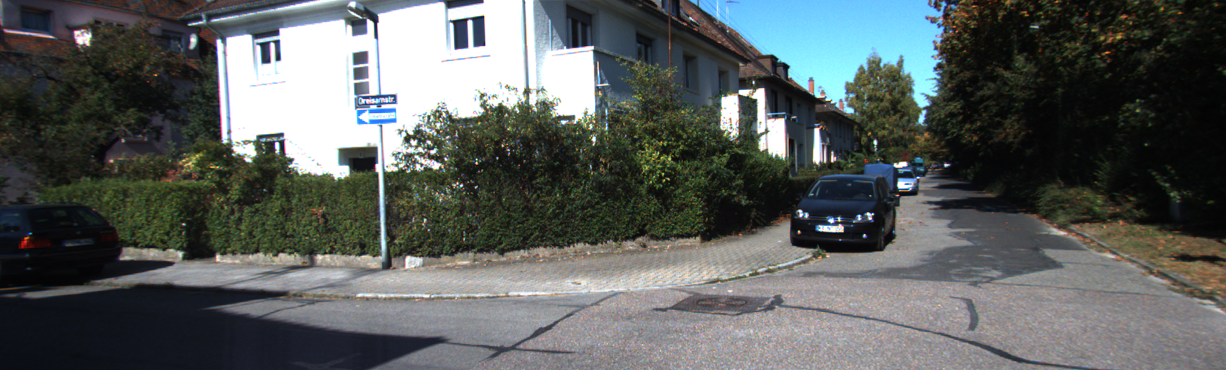
#> input picture img2/0000000460.png, 1226 x 370 px, found by its file name; its folder holds 4 pictures in this run
$ jupyter execute --allow-errors StereoSLAM.ipynb
#> lines starting #> are read from the running program, lines starting #| are printed output that depends on the picture; pictures that were not available may be replaced by others from this repository, and a replacement may not be noted
[cell 1]
import cv2
import numpy as np
import matplotlib.pyplot as plt
import open3d as o3d
import os

[cell 2]
window_size = 5
min_disp = -39
num_disp = 144

[cell 3]
def get_disparity(img_l, img_r, stereo):
    return stereo.compute(img_l,img_r).astype(np.float32)/64.0

[cell 4]
left = os.listdir('../data/img2')
right = os.listdir('../data/img3')

left = np.sort(left)
right = np.sort(right)

data = []

#> (the rest of this cell did not finish here and is left out)

[cell 5]
def show_images(img1, img2, img3=None, disparity=False, debug=False, num_disparity=0, val=0, uniquenessRatio=0):

    if not disparity:
        fig, (ax1, ax2) = plt.subplots(1, 2)
        fig.suptitle(f"{i}th Stereo Pair")
        ax1.imshow(img1)
        ax2.imshow(img2)
        plt.show()
    else:
        fig, (ax1, ax2, ax3) = plt.subplots(1, 3, figsize=(15,2.5))

        if debug:
            fig.suptitle(f"Stereo Pair #{i} with {num_disparity} num_disparity, {val} blockSize, {uniquenessRatio} uniquenessRatio")
        else:
            fig.suptitle(f"Stereo Pair #{i}")

        ax1.imshow(img1)
        ax2.imshow(img3, cmap="gray")
        ax3.imshow(img2)
        plt.show()

[cell 6]
disparities = []

for i, (imgL, imgR) in enumerate(data):
    print(imgL, imgR, i)
    img1 = cv2.imread(imgL)
#> img1 is the input picture: shape (370, 1226, 3); mean B, G, R 93.1, 94.7, 90.2
    img2 = cv2.imread(imgR)

    img1 = cv2.cvtColor(img1,cv2.COLOR_BGR2RGB)
    img2 = cv2.cvtColor(img2,cv2.COLOR_BGR2RGB)

    stereo = cv2.StereoSGBM_create(
           minDisparity = min_disp,
           numDisparities = num_disp,
           blockSize = 5,
           P1 = 8*3*window_size**2,
           P2 = 32*3*window_size**2,
           disp12MaxDiff = 1,
           uniquenessRatio = 10,
           speckleWindowSize = 100,
           speckleRange = 32,
           preFilterCap=63
       )

    disparity = (get_disparity(img1, img2, stereo) - min_disp)/num_disp
#> in get_disparity, `return stereo.compute(img_l,img_r).astype(np.float32)/64.0`:
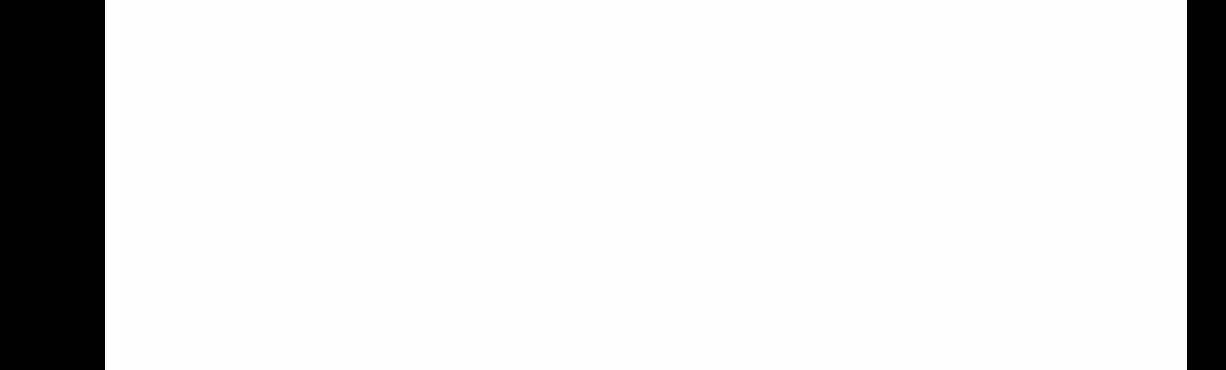
#> returned value: shape (370, 1226) float32; min -10, max 0.0312, mean -1.17; drawn with min black and max white
    disparities.append(disparity)

    show_images(img1, img2, disparity, True, False)
#> in show_images, `plt.show()`:
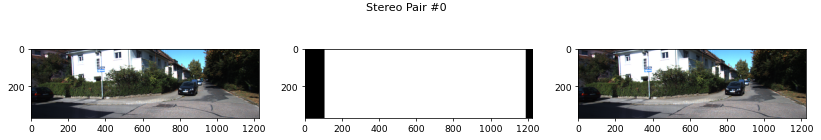
#> figure drawn by matplotlib, 3 panels
#| 0

[cell 7]
K = np.array([[7.070912e+02, 0.000000e+00, 6.018873e+02,],[0.000000e+00, 7.070912e+02, 1.831104e+02],[0.000000e+00, 0.000000e+00, 1.000000e+00]])
baseline = 0.53790448812

[cell 8]
def calculate_Q(K,baseline,img):
#> called with K = array of shape (3, 3), baseline = 0.538
    f = K[0][0]
    h, w = img.shape
#> h = 370; w = 1226
    Q = np.zeros((4,4), dtype='float32')
    Q[0,0], Q[1,1] = 1, -1
    Q[0,-1], Q[1,-1], Q[2,-1] = -0.5*w, 0.5*h, f
    Q[-1,2] = 1/baseline
    return Q

[cell 9]
points3d = []

for i in range(len(disparities)):
    print(i)
    disp_img = disparities[i]
    Q = calculate_Q(K,baseline,disp_img)
#> Q = [[1, 0, 0, -613], [0, -1, 0, 185], [0, 0, 0, 707.1], [0, 0, 1.86, 0]]

    points = cv2.reprojectImageTo3D(disp_img, Q)
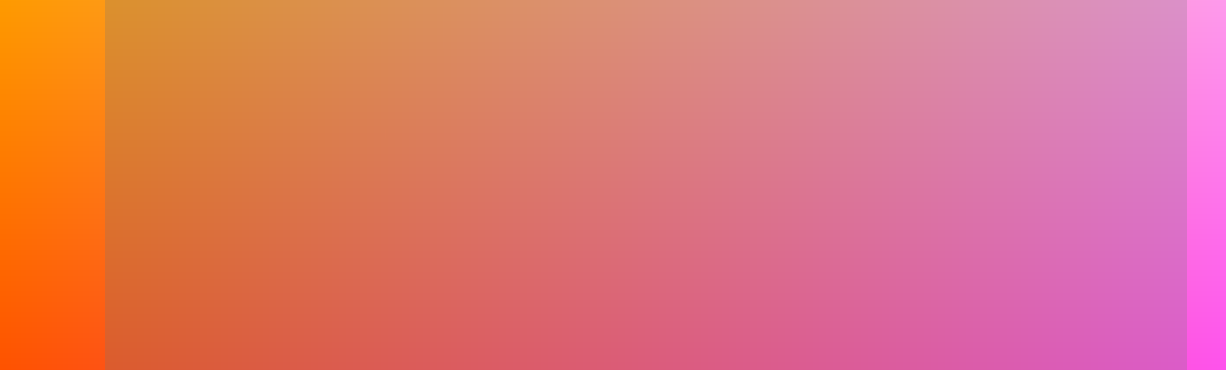
#> points: shape (370, 1226, 3) float32; mean of channels 0, 1, 2 -21, 1, 1464.7; drawn with min black and max white
    print(points)
#> (printed output is left out)

    imgL = cv2.imread(data[i][0])
    print(data[i][0])
#| ../data/img2/0000000460.png
    imgL = cv2.cvtColor(imgL, cv2.COLOR_BGR2RGB)

    points = points.reshape(-1, 3)
    colors = imgL.reshape(-1, 3) / 255

    points3d.append(points)
    pcd = o3d.geometry.PointCloud()
    pcd.points = o3d.utility.Vector3dVector(points)
    pcd.colors = o3d.utility.Vector3dVector(colors)

    o3d.visualization.draw_geometries([pcd])

#> (a cell that did not finish here is left out)

[cell 11]
K = [[7.070912e+07, 0.000000e+00, 6.018873e+02],
     [0.000000e+00, 7.070912e+02, 1.831104e+02],
     [0.000000e+00, 0.000000e+00, 1.000000e+00]]

[cell 12]
def initialize(K):

    mu, sigma = 0, 0.1
    R = np.random.normal(mu, sigma, (3, 3))
    t = np.random.normal(mu, sigma, (3, 1))

    P = K @ np.hstack((R,t))

    return P, R, t

P, R, t = initialize(K)

[cell 13]
# [12 lines left out: function make_homogeneous, not called in this run]

[cell 14]
# [12 lines left out: function residual, not called in this run]

[cell 15]
# [24 lines left out: function jacobian, not called in this run]

[cell 16]
# [5 lines left out: function get_error, not called in this run]

[cell 17]
# [22 lines left out: function gauss_newton, not called in this run]

[cell 18]
# [66 lines left out: functions residual, jacobian, get_error, gauss_newton, not called in this run]

[cell 19]
def get_com(p):
    return np.sum(p,axis=0)/p.shape[0]

[cell 20]
def err_func(p,q):
    err = np.linalg.norm(q-p)
    return err

[cell 21]
# [30 lines left out: function procrustes_alignment, not called in this run]

[cell 22]
pcds = []
T = np.eye(4)

for i in range(len(data)-1):

    sift =cv2.SIFT_create()
    disp_img1 = (disparities[i]-np.min(disparities[i]))
    disp_img1 /= np.max(disp_img1)
    disp_img1 = np.floor(disp_img1*255).astype('uint8')
    disp_img2 = (disparities[i+1]-np.min(disparities[i+1]))
    disp_img2 /= np.max(disp_img2)
    disp_img2 = np.floor(disp_img2*255).astype('uint8')

    kp1, des1 = sift.detectAndCompute(disp_img1,None)
    kp2, des2 = sift.detectAndCompute(disp_img2,None)

    match = cv2.BFMatcher()
    matches = match.knnMatch(des1,des2,k=2)

    good = []
    for m,n in matches:
        if m.distance < 0.9*n.distance:
            good.append(m)

    MIN_MATCH_COUNT = 100
    M = None
    src_pts = None
    dst_pts = None

    if len(good) > MIN_MATCH_COUNT:
        src_pts = np.float32([ kp1[m.queryIdx].pt for m in good ])
        dst_pts = np.float32([ kp2[m.trainIdx].pt for m in good ])

    src_pts_3d = []
    dst_pts_3d = []

    for s in src_pts:
        src_pts_3d.append(points3d[i][int(s[1]*disp_img1.shape[1] + s[0])])

    for s in dst_pts:
        dst_pts_3d.append(points3d[i+1][int(s[1]*disp_img1.shape[1] + s[0])])

    _,R,t = procrustes_alignment(np.array(src_pts_3d), np.array(dst_pts_3d))

    T1 = np.eye(4)
    T1[:3,:3] = R
    T1[:3,-1] = t
    T = T@T1

    P = K@T[:3,:]

    dst_pts_3d = np.array(dst_pts_3d)
    src_pts_3d = np.array(src_pts_3d)

    dst_pts_3d_h = np.ones((dst_pts_3d.shape[0],dst_pts_3d.shape[1]+1))
    src_pts_3d_h = np.ones((src_pts_3d.shape[0],src_pts_3d.shape[1]+1))

    dst_pts_3d_h[:,:3] = dst_pts_3d
    src_pts_3d_h[:,:3] = src_pts_3d


    dst_pts = np.array(dst_pts)
    src_pts = np.array(src_pts)

    dst_pts_h = np.ones((dst_pts.shape[0],dst_pts.shape[1]+1))
    src_pts_h = np.ones((src_pts.shape[0],src_pts.shape[1]+1))

    dst_pts_3d_h[:,:3] = dst_pts_3d
    src_pts_3d_h[:,:3] = src_pts_3d

    P = gauss_newton(dst_pts_h, dst_pts_3d_h, P.ravel())

    print(P)
#> after the loop, T = [[1, 0, 0, 0], [0, 1, 0, 0], [0, 0, 1, 0], [0, 0, 0, 1]]
